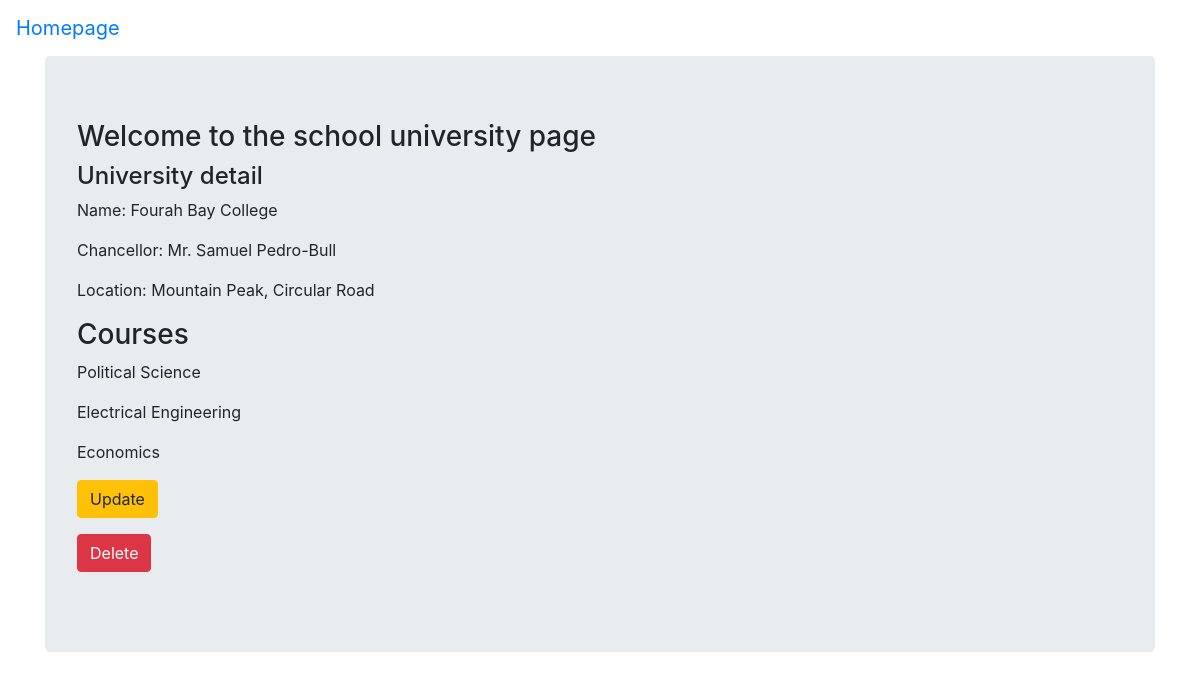
The app's page /fbc/university/1/ with its own data.
### fbc_app/models.py (models this page shows, shortened)
class University(models.Model):
    name = models.CharField(max_length=256)
    chancellor = models.CharField(max_length=256)
    location =  models.CharField(max_length=256)

class Course(models.Model):
    title = models.CharField(max_length=250)
    requirements = models.TextField()
    university = models.ForeignKey(University, related_name="courses", on_delete=models.CASCADE)

### fbc_app/views.py (the view)
# urls.py: path('university/<slug:pk>/', views.UniversityDetailView.as_view(), name="fbc_detail"),
class UniversityDetailView(DetailView):
    context_object_name = 'university_details'
    model = models.University
    template_name = 'fbc_app/university_detail.html'

### fbc_app/templates/fbc_app/university_detail.html
{% extends 'fbc_app/base.html' %}
{% block content %}
<div class="jumbotron">
    <h3>Welcome to the school university page</h3>
    <h4>University detail</h4>
    <p>Name: {{ university_details.name }}</p>
    <p>Chancellor: {{ university_details.chancellor }}</p>
    <p>Location: {{ university_details.location }}</p>
    <h3>Courses</h3>
    {% for course in university_details.courses.all %}
        <p>{{ course.title }}</p>
    {% endfor %}
    <p><a class="btn btn-warning"
        href="{% url 'fbc_app:fbc_update' university_details.id %}">Update</a></p>
        <p><a class="btn btn-danger"
            href="{% url 'fbc_app:fbc_delete' university_details.id %}">Delete</a></p>
</div>
{% endblock %}

### records on screen
University: name "Fourah Bay College", chancellor "Mr. Samuel Pedro-Bull", location "Mountain Peak, Circular Road"
Course: title "Political Science"
Course: title "Electrical Engineering"
Course: title "Economics"
